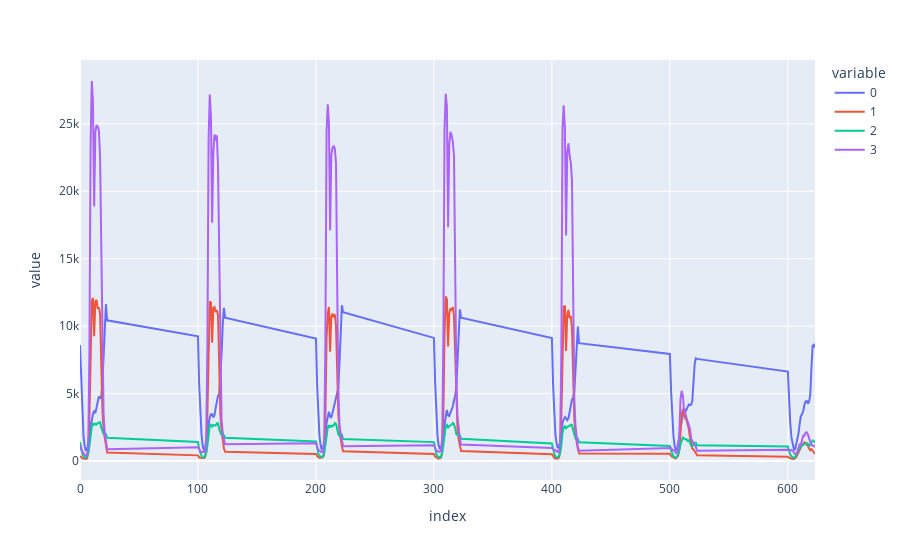

Notebook code cell kept with this figure:
### Code cell
derive_cluster(cluster_data, 4)

### Figure 1 — Plotly figure (JSON) as saved in the notebook; plotly's stock layout.template omitted (floating-point values rounded to 4 significant figures; data arrays with more than 128 entries replaced by an {"elided": "..."} marker saying what was removed)
{"data": [{"hovertemplate": "variable=0<br>index=%{x}<br>value=%{y}<extra></extra>", "legendgroup": "0", "line": {"color": "#636efa", "dash": "solid"}, "mode": "lines", "name": "0", "orientation": "v", "showlegend": true, "type": "scatter", "x": {"elided": "168 int values"}, "xaxis": "x", "y": {"elided": "168 float values"}, "yaxis": "y"}, {"hovertemplate": "variable=1<br>index=%{x}<br>value=%{y}<extra></extra>", "legendgroup": "1", "line": {"color": "#EF553B", "dash": "solid"}, "mode": "lines", "name": "1", "orientation": "v", "showlegend": true, "type": "scatter", "x": {"elided": "168 int values"}, "xaxis": "x", "y": {"elided": "168 float values"}, "yaxis": "y"}, {"hovertemplate": "variable=2<br>index=%{x}<br>value=%{y}<extra></extra>", "legendgroup": "2", "line": {"color": "#00cc96", "dash": "solid"}, "mode": "lines", "name": "2", "orientation": "v", "showlegend": true, "type": "scatter", "x": {"elided": "168 int values"}, "xaxis": "x", "y": {"elided": "168 float values"}, "yaxis": "y"}, {"hovertemplate": "variable=3<br>index=%{x}<br>value=%{y}<extra></extra>", "legendgroup": "3", "line": {"color": "#ab63fa", "dash": "solid"}, "mode": "lines", "name": "3", "orientation": "v", "showlegend": true, "type": "scatter", "x": {"elided": "168 int values"}, "xaxis": "x", "y": {"elided": "168 float values"}, "yaxis": "y"}], "layout": {"autosize": true, "legend": {"title": {"text": "variable"}, "tracegroupgap": 0}, "margin": {"t": 60}, "xaxis": {"anchor": "y", "autorange": true, "domain": [0, 1], "range": [0, 623], "title": {"text": "index"}, "type": "linear"}, "yaxis": {"anchor": "x", "autorange": true, "domain": [0, 1], "range": [-1408.0, 29730.0], "title": {"text": "value"}, "type": "linear"}}}
